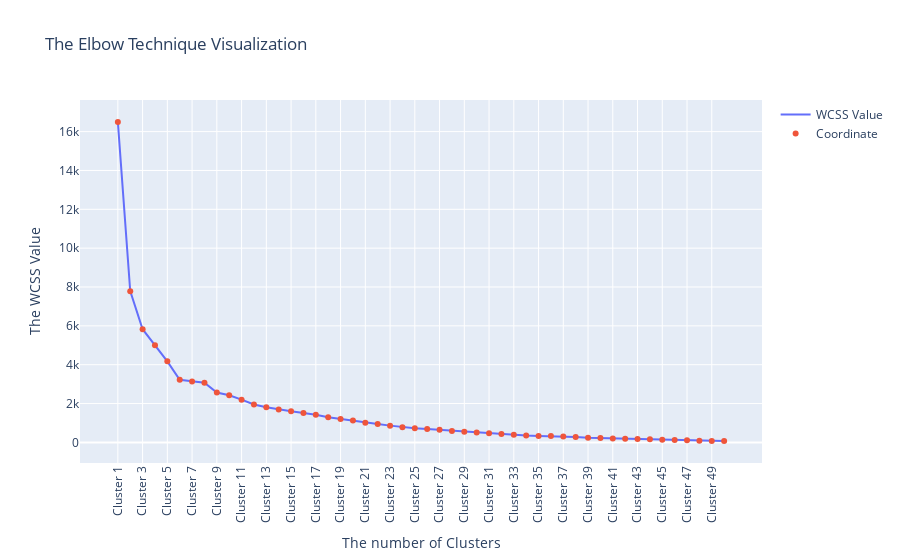

Write notebook code for a chart like this one.
### Code cell
point_plot_trace = go.Scatter(
    x = [f'Cluster {num}' for num in sorted(list(elbow.keys()))],
    y = list(elbow.values()),
    mode = 'markers',
    name = 'Coordinate'
)

line_trace = go.Scatter(
    x = [f'Cluster {num}' for num in sorted(list(elbow.keys()))],
    y = list(elbow.values()),
    mode = 'lines',
    name = 'WCSS Value'
)

layout = go.Layout(
    title = 'The Elbow Technique Visualization',
    xaxis = dict(title='The number of Clusters'),
    yaxis = dict(title='The WCSS Value')
)

point_plot = go.Figure(data=[line_trace, point_plot_trace], layout=layout)
point_plot.update_layout(xaxis_tickangle=-90)
point_plot.show()

### Figure 1 — Plotly figure (JSON) as saved in the notebook; plotly's stock layout.template omitted (floating-point values rounded to 4 significant figures)
{"data": [{"mode": "lines", "name": "WCSS Value", "type": "scatter", "x": ["Cluster 1", "Cluster 2", "Cluster 3", "Cluster 4", "Cluster 5", "Cluster 6", "Cluster 7", "Cluster 8", "Cluster 9", "Cluster 10", "Cluster 11", "Cluster 12", "Cluster 13", "Cluster 14", "Cluster 15", "Cluster 16", "Cluster 17", "Cluster 18", "Cluster 19", "Cluster 20", "Cluster 21", "Cluster 22", "Cluster 23", "Cluster 24", "Cluster 25", "Cluster 26", "Cluster 27", "Cluster 28", "Cluster 29", "Cluster 30", "Cluster 31", "Cluster 32", "Cluster 33", "Cluster 34", "Cluster 35", "Cluster 36", "Cluster 37", "Cluster 38", "Cluster 39", "Cluster 40", "Cluster 41", "Cluster 42", "Cluster 43", "Cluster 44", "Cluster 45", "Cluster 46", "Cluster 47", "Cluster 48", "Cluster 49", "Cluster 50"], "y": [16500.0, 7786.0, 5829.0, 5005.0, 4175.0, 3226.0, 3131.0, 3069.0, 2567.0, 2428.0, 2200.0, 1955.0, 1811.0, 1695.0, 1606.0, 1517.0, 1427.0, 1297.0, 1200.0, 1132.0, 1017.0, 942.7, 863.8, 783.3, 730.1, 688.1, 645.3, 591.6, 554.8, 507.1, 467.1, 431.9, 392.7, 357.9, 335.1, 325.0, 300.5, 279.1, 245.2, 228.4, 205.3, 189.4, 172.2, 159.5, 137.1, 122.1, 107.1, 85.54, 77.17, 67.41]}, {"mode": "markers", "name": "Coordinate", "type": "scatter", "x": ["Cluster 1", "Cluster 2", "Cluster 3", "Cluster 4", "Cluster 5", "Cluster 6", "Cluster 7", "Cluster 8", "Cluster 9", "Cluster 10", "Cluster 11", "Cluster 12", "Cluster 13", "Cluster 14", "Cluster 15", "Cluster 16", "Cluster 17", "Cluster 18", "Cluster 19", "Cluster 20", "Cluster 21", "Cluster 22", "Cluster 23", "Cluster 24", "Cluster 25", "Cluster 26", "Cluster 27", "Cluster 28", "Cluster 29", "Cluster 30", "Cluster 31", "Cluster 32", "Cluster 33", "Cluster 34", "Cluster 35", "Cluster 36", "Cluster 37", "Cluster 38", "Cluster 39", "Cluster 40", "Cluster 41", "Cluster 42", "Cluster 43", "Cluster 44", "Cluster 45", "Cluster 46", "Cluster 47", "Cluster 48", "Cluster 49", "Cluster 50"], "y": [16500.0, 7786.0, 5829.0, 5005.0, 4175.0, 3226.0, 3131.0, 3069.0, 2567.0, 2428.0, 2200.0, 1955.0, 1811.0, 1695.0, 1606.0, 1517.0, 1427.0, 1297.0, 1200.0, 1132.0, 1017.0, 942.7, 863.8, 783.3, 730.1, 688.1, 645.3, 591.6, 554.8, 507.1, 467.1, 431.9, 392.7, 357.9, 335.1, 325.0, 300.5, 279.1, 245.2, 228.4, 205.3, 189.4, 172.2, 159.5, 137.1, 122.1, 107.1, 85.54, 77.17, 67.41]}], "layout": {"autosize": true, "title": {"text": "The Elbow Technique Visualization"}, "xaxis": {"autorange": true, "range": [-2.983, 51.98], "tickangle": -90, "title": {"text": "The number of Clusters"}, "type": "category"}, "yaxis": {"autorange": true, "range": [-1337.0, 17910.0], "title": {"text": "The WCSS Value"}, "type": "linear"}}}
